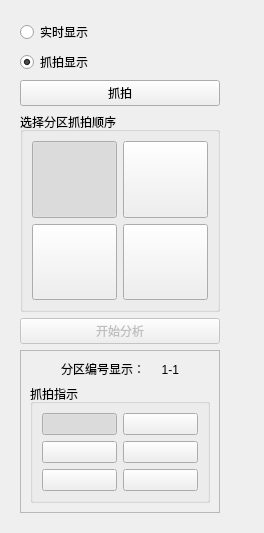
      <widget class="QWidget" name="page_3">
       <layout class="QHBoxLayout" name="horizontalLayout_11" stretch="2,8">
        <item>
         <widget class="QWidget" name="widget_5" native="true">
          <layout class="QVBoxLayout" name="verticalLayout_5" stretch="1,1,1,0,0,0">
           <item>
            <widget class="QRadioButton" name="radioButton">
             <property name="text">
              <string>实时显示</string>
             </property>
            </widget>
           </item>
           <item>
            <widget class="QRadioButton" name="radioButton_2">
             <property name="text">
              <string>抓拍显示</string>
             </property>
             <property name="checked">
              <bool>true</bool>
             </property>
            </widget>
           </item>
           <item>
            <widget class="QPushButton" name="pushButton_2">
             <property name="text">
              <string>抓拍</string>
             </property>
            </widget>
           </item>
           <item>
            <widget class="QGroupBox" name="direcselector">
             <property name="minimumSize">
              <size>
               <width>200</width>
               <height>200</height>
              </size>
             </property>
             <property name="title">
              <string>选择分区抓拍顺序</string>
             </property>
             <layout class="QGridLayout" name="gridLayout_4">
              <item row="0" column="0">
               <widget class="QPushButton" name="pushButton_Direction1">
                <property name="sizePolicy">
                 <sizepolicy hsizetype="Minimum" vsizetype="Minimum">
                  <horstretch>0</horstretch>
                  <verstretch>0</verstretch>
                 </sizepolicy>
                </property>
                <property name="text">
                 <string/>
                </property>
                <property name="checkable">
                 <bool>true</bool>
                </property>
                <property name="checked">
                 <bool>true</bool>
                </property>
                <property name="autoRepeat">
                 <bool>true</bool>
                </property>
                <property name="autoExclusive">
                 <bool>true</bool>
                </property>
               </widget>
              </item>
              <item row="1" column="0">
               <widget class="QPushButton" name="pushButton_Direction3">
                <property name="sizePolicy">
                 <sizepolicy hsizetype="Minimum" vsizetype="Minimum">
                  <horstretch>0</horstretch>
                  <verstretch>0</verstretch>
                 </sizepolicy>
                </property>
                <property name="text">
                 <string/>
                </property>
                <property name="checkable">
                 <bool>true</bool>
                </property>
                <property name="checked">
                 <bool>false</bool>
                </property>
                <property name="autoRepeat">
                 <bool>true</bool>
                </property>
                <property name="autoExclusive">
                 <bool>true</bool>
                </property>
               </widget>
              </item>
              <item row="1" column="1">
               <widget class="QPushButton" name="pushButton_Direction4">
                <property name="sizePolicy">
                 <sizepolicy hsizetype="Minimum" vsizetype="Minimum">
                  <horstretch>0</horstretch>
                  <verstretch>0</verstretch>
                 </sizepolicy>
                </property>
                <property name="text">
                 <string/>
                </property>
                <property name="checkable">
                 <bool>true</bool>
                </property>
                <property name="checked">
                 <bool>false</bool>
                </property>
                <property name="autoRepeat">
                 <bool>true</bool>
                </property>
                <property name="autoExclusive">
                 <bool>true</bool>
                </property>
               </widget>
              </item>
              <item row="0" column="1">
               <widget class="QPushButton" name="pushButton_Direction2">
                <property name="sizePolicy">
                 <sizepolicy hsizetype="Minimum" vsizetype="Minimum">
                  <horstretch>0</horstretch>
                  <verstretch>0</verstretch>
                 </sizepolicy>
                </property>
                <property name="text">
                 <string/>
                </property>
                <property name="checkable">
                 <bool>true</bool>
                </property>
                <property name="checked">
                 <bool>false</bool>
                </property>
                <property name="autoRepeat">
                 <bool>true</bool>
                </property>
                <property name="autoExclusive">
                 <bool>true</bool>
                </property>
               </widget>
              </item>
             </layout>
            </widget>
           </item>
           <item>
            <widget class="QPushButton" name="pushButton_Analysis">
             <property name="enabled">
              <bool>false</bool>
             </property>
             <property name="text">
              <string>开始分析</string>
             </property>
            </widget>
           </item>
           <item>
            <widget class="QFrame" name="frame_5">
             <property name="frameShape">
              <enum>QFrame::StyledPanel</enum>
             </property>
             <property name="frameShadow">
              <enum>QFrame::Raised</enum>
             </property>
             <layout class="QVBoxLayout" name="verticalLayout_11" stretch="1,8">
              <item>
               <widget class="QLabel" name="label_34">
                <property name="text">
                 <string>分区编号显示：     1-1</string>
                </property>
                <property name="alignment">
                 <set>Qt::AlignCenter</set>
                </property>
               </widget>
              </item>
              <item>
               <widget class="QGroupBox" name="groupBox_11">
                <property name="title">
                 <string>抓拍指示</string>
                </property>
                <layout class="QGridLayout" name="gridLayout_5">
                 <item row="1" column="0">
                  <widget class="QPushButton" name="pushButton_G1">
                   <property name="sizePolicy">
                    <sizepolicy hsizetype="Minimum" vsizetype="Maximum">
                     <horstretch>0</horstretch>
                     <verstretch>0</verstretch>
                    </sizepolicy>
                   </property>
                   <property name="text">
                    <string/>
                   </property>
                   <property name="checkable">
                    <bool>true</bool>
                   </property>
                   <property name="checked">
                    <bool>false</bool>
                   </property>
                   <property name="autoRepeat">
                    <bool>true</bool>
                   </property>
                   <property name="autoExclusive">
                    <bool>true</bool>
                   </property>
                  </widget>
                 </item>
                 <item row="3" column="0">
                  <widget class="QPushButton" name="pushButton_B1">
                   <property name="sizePolicy">
                    <sizepolicy hsizetype="Minimum" vsizetype="Maximum">
                     <horstretch>0</horstretch>
                     <verstretch>0</verstretch>
                    </sizepolicy>
                   </property>
                   <property name="text">
                    <string/>
                   </property>
                   <property name="checkable">
                    <bool>true</bool>
                   </property>
                   <property name="checked">
                    <bool>false</bool>
                   </property>
                   <property name="autoRepeat">
                    <bool>true</bool>
                   </property>
                   <property name="autoExclusive">
                    <bool>true</bool>
                   </property>
                  </widget>
                 </item>
                 <item row="3" column="1">
                  <widget class="QPushButton" name="pushButton_B2">
                   <property name="sizePolicy">
                    <sizepolicy hsizetype="Minimum" vsizetype="Maximum">
                     <horstretch>0</horstretch>
                     <verstretch>0</verstretch>
                    </sizepolicy>
                   </property>
                   <property name="text">
                    <string/>
                   </property>
                   <property name="checkable">
                    <bool>true</bool>
                   </property>
                   <property name="checked">
                    <bool>false</bool>
                   </property>
                   <property name="autoRepeat">
                    <bool>true</bool>
                   </property>
                   <property name="autoExclusive">
                    <bool>true</bool>
                   </property>
                  </widget>
                 </item>
                 <item row="0" column="0">
                  <widget class="QPushButton" name="pushButton_R1">
                   <property name="sizePolicy">
                    <sizepolicy hsizetype="Minimum" vsizetype="Maximum">
                     <horstretch>0</horstretch>
                     <verstretch>0</verstretch>
                    </sizepolicy>
                   </property>
                   <property name="text">
                    <string/>
                   </property>
                   <property name="checkable">
                    <bool>true</bool>
                   </property>
                   <property name="checked">
                    <bool>true</bool>
                   </property>
                   <property name="autoRepeat">
                    <bool>true</bool>
                   </property>
                   <property name="autoExclusive">
                    <bool>true</bool>
                   </property>
                  </widget>
                 </item>
                 <item row="0" column="1">
                  <widget class="QPushButton" name="pushButton_R2">
                   <property name="sizePolicy">
                    <sizepolicy hsizetype="Minimum" vsizetype="Maximum">
                     <horstretch>0</horstretch>
                     <verstretch>0</verstretch>
                    </sizepolicy>
                   </property>
                   <property name="text">
                    <string/>
                   </property>
                   <property name="checkable">
                    <bool>true</bool>
                   </property>
                   <property name="checked">
                    <bool>false</bool>
                   </property>
                   <property name="autoRepeat">
                    <bool>true</bool>
                   </property>
                   <property name="autoExclusive">
                    <bool>true</bool>
                   </property>
                  </widget>
                 </item>
                 <item row="1" column="1">
                  <widget class="QPushButton" name="pushButton_G2">
                   <property name="sizePolicy">
                    <sizepolicy hsizetype="Minimum" vsizetype="Maximum">
                     <horstretch>0</horstretch>
                     <verstretch>0</verstretch>
                    </sizepolicy>
                   </property>
                   <property name="text">
                    <string/>
                   </property>
                   <property name="checkable">
                    <bool>true</bool>
                   </property>
                   <property name="checked">
                    <bool>false</bool>
                   </property>
                   <property name="autoRepeat">
                    <bool>true</bool>
                   </property>
                   <property name="autoExclusive">
                    <bool>true</bool>
                   </property>
                  </widget>
                 </item>
                </layout>
               </widget>
              </item>
             </layout>
            </widget>
           </item>
          </layout>
         </widget>
        </item>
        <item>
         <widget class="QPictureBox" name="pictureBox_Capture" native="true">
          <layout class="QVBoxLayout" name="verticalLayout_13"/>
         </widget>
        </item>
       </layout>
      </widget>
